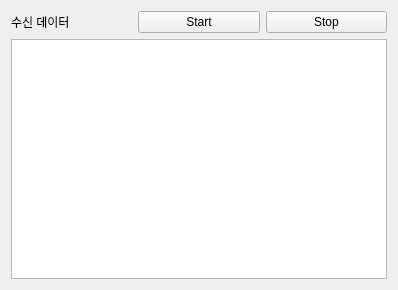
<?xml version="1.0" encoding="UTF-8"?>
<ui version="4.0">
 <class>Tab1Socketserver</class>
 <widget class="QWidget" name="Tab1Socketserver">
  <property name="geometry">
   <rect>
    <x>0</x>
    <y>0</y>
    <width>398</width>
    <height>290</height>
   </rect>
  </property>
  <property name="windowTitle">
   <string>Form</string>
  </property>
  <layout class="QHBoxLayout" name="horizontalLayout_3">
   <item>
    <layout class="QVBoxLayout" name="verticalLayout">
     <item>
      <layout class="QHBoxLayout" name="horizontalLayout">
       <item>
        <widget class="QLabel" name="label">
         <property name="text">
          <string>수신 데이터</string>
         </property>
        </widget>
       </item>
       <item>
        <widget class="QPushButton" name="pStart">
         <property name="text">
          <string>Start</string>
         </property>
        </widget>
       </item>
       <item>
        <widget class="QPushButton" name="pStop">
         <property name="text">
          <string>Stop</string>
         </property>
        </widget>
       </item>
      </layout>
     </item>
     <item>
      <widget class="QTextEdit" name="pTErecvData"/>
     </item>
     <item>
      <layout class="QHBoxLayout" name="horizontalLayout_2"/>
     </item>
    </layout>
   </item>
  </layout>
 </widget>
 <resources/>
 <connections/>
</ui>
